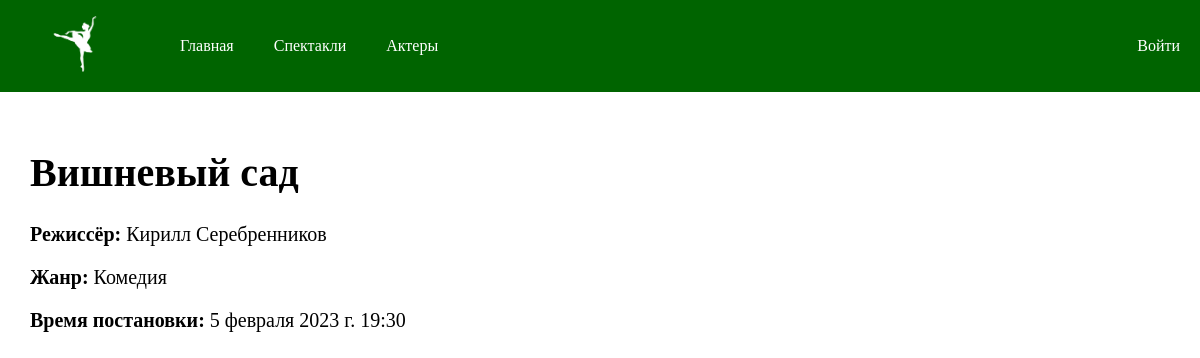
The page /catalog/play/3 on the database its author committed.
### catalog/models.py (models this page shows, shortened)
class Play(models.Model):
    name = models.CharField(max_length=200, help_text="Введите название спектакля", verbose_name="Название")
    genre = models.ManyToManyField(Genre, help_text="Выбери жанр", verbose_name="Жанр")
    director = models.CharField(max_length=200, help_text="Введите ФИ режиссера", verbose_name="Режиссер")
    datetime = models.DateTimeField(help_text="Введите дату и время", verbose_name="Дата и время")
    class Meta:
      verbose_name = "спектакль"
      verbose_name_plural = "Спектакли"
    def display_genre(self):
        return ', '.join([ genre.name for genre in self.genre.all()[:3] ])
    display_genre.short_description = 'Жанр'

class Genre(models.Model):
    name = models.CharField(max_length=200, help_text="Введите название жанра (например, драма или комедия)", verbose_name="Название")
    class Meta:
      verbose_name = "жанр"
      verbose_name_plural = "Жанры"

### catalog/views.py (the view)
# urls.py: re_path(r'^play/(?P<pk>\d+)$', views.PlayDetailView.as_view(), name='play-detail'),
class PlayDetailView(generic.DetailView):
    model = Play

### catalog/templates/catalog/play_detail.html
{% extends "base.html" %}
{% block content %}
<div class="plays">
  <h1>{{ play.name }}</h1>
  <p><strong>Режиссёр:</strong> {{play.director}}</p>
  <p><strong>Жанр:</strong> {{ play.display_genre }}</p>
  <p><strong>Время постановки:</strong> {{ play.datetime }}</p>
</div>
{% endblock %}

### catalog/static/css/styles.css (style rules this page uses)
body { margin: 0; box-sizing: border-box; }
.plays { padding: 30px; font-size: 20px; }

### rows shown on the page
Play: name "Вишневый сад", director "Кирилл Серебренников", display_genre "Комедия", datetime "5 февраля 2023 г. 19:30"
